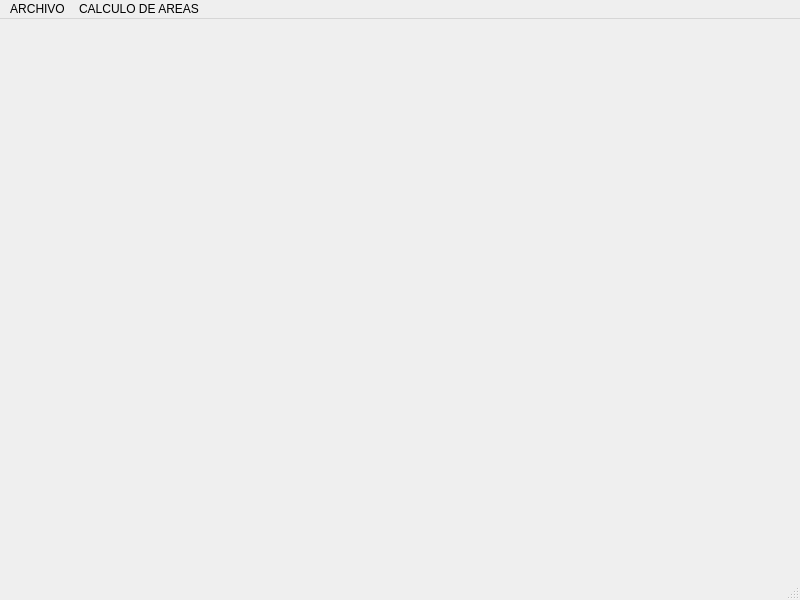
<?xml version="1.0" encoding="UTF-8"?>
<ui version="4.0">
 <class>MainWindow</class>
 <widget class="QMainWindow" name="MainWindow">
  <property name="geometry">
   <rect>
    <x>0</x>
    <y>0</y>
    <width>800</width>
    <height>600</height>
   </rect>
  </property>
  <property name="windowTitle">
   <string>MainWindow</string>
  </property>
  <widget class="QWidget" name="centralwidget"/>
  <widget class="QMenuBar" name="menubar">
   <property name="geometry">
    <rect>
     <x>0</x>
     <y>0</y>
     <width>800</width>
     <height>21</height>
    </rect>
   </property>
   <widget class="QMenu" name="menuARCHIVO">
    <property name="title">
     <string>ARCHIVO</string>
    </property>
    <addaction name="actionSalir"/>
   </widget>
   <widget class="QMenu" name="menuCALCULO_DE_AREAS">
    <property name="title">
     <string>CALCULO DE AREAS</string>
    </property>
    <addaction name="actionCirculo"/>
    <addaction name="actionTriangulo"/>
    <addaction name="actionRectangulo"/>
    <addaction name="actionCuadrado"/>
   </widget>
   <addaction name="menuARCHIVO"/>
   <addaction name="menuCALCULO_DE_AREAS"/>
  </widget>
  <widget class="QStatusBar" name="statusbar"/>
  <action name="actionSalir">
   <property name="text">
    <string>SALIR</string>
   </property>
  </action>
  <action name="actionCirculo">
   <property name="text">
    <string>CIRCULO</string>
   </property>
  </action>
  <action name="actionTriangulo">
   <property name="text">
    <string>TRIANGULO</string>
   </property>
  </action>
  <action name="actionRectangulo">
   <property name="text">
    <string>RECTANGULO</string>
   </property>
  </action>
  <action name="actionCuadrado">
   <property name="text">
    <string>CUADRADO</string>
   </property>
  </action>
 </widget>
 <resources/>
 <connections/>
</ui>
